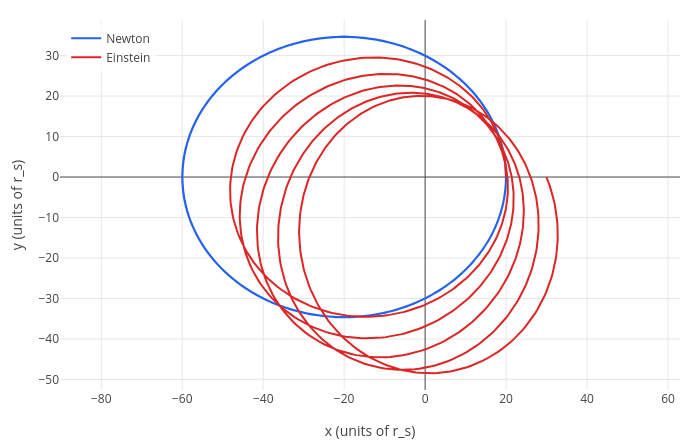

Notebook source saved alongside this figure:
### Markdown cell above
The peaks are perihelia ($u = 1/20$, closest to the Sun), the valleys aphelia. Newton's $u$ swings down to $1/60$ and
repeats exactly every $2\pi$, once per turn. Einstein's, started the same way, doesn't swing out quite as far (the
extra pull keeps it closer), and it takes a little longer than $2\pi$ to come back: each perihelion comes at a slightly
larger angle than the last. That lag is the precession. Now draw the orbits themselves, with $x = \cos\phi/u$ and $y = \sin\phi/u$:

### Code cell
newton = odeplot([w, r_s/(2*h^2)-u], [u w], phi, [1/rp 0], 0, 10*pi, [cos(phi)/u sin(phi)/u]);
einstein = odeplot([w, r_s/(2*h^2)+1.5*r_s*u^2-u], [u w], phi, [1/rp 0], 0, 10*pi, [cos(phi)/u sin(phi)/u]);
labels(legend(show(newton, einstein), "Newton", "Einstein"), "x (units of r_s)", "y (units of r_s)")

### Figure 1 — Plotly figure (JSON) as saved in the notebook; plotly's stock layout.template omitted (floating-point values rounded to 4 significant figures; data arrays with more than 128 entries replaced by an {"elided": "..."} marker saying what was removed)
{"data": [{"line": {"color": "#2563eb", "width": 2}, "mode": "lines", "name": "Newton", "type": "scatter", "x": {"elided": "1431 float values"}, "y": {"elided": "1431 float values"}}, {"line": {"color": "#dc2626", "width": 2}, "mode": "lines", "name": "Einstein", "type": "scatter", "x": {"elided": "1431 float values"}, "y": {"elided": "1431 float values"}}], "layout": {"height": 440, "legend": {"bgcolor": "rgba(255,255,255,0.8)", "x": 0.01, "y": 0.99}, "margin": {"b": 50, "l": 60, "r": 20, "t": 20}, "showlegend": true, "title": {"text": ""}, "width": 700, "xaxis": {"title": {"text": "x (units of r_s)"}, "zeroline": true}, "yaxis": {"range": [-52.61, 38.8], "scaleanchor": "x", "scaleratio": 1, "title": {"text": "y (units of r_s)"}, "zeroline": true}}}
